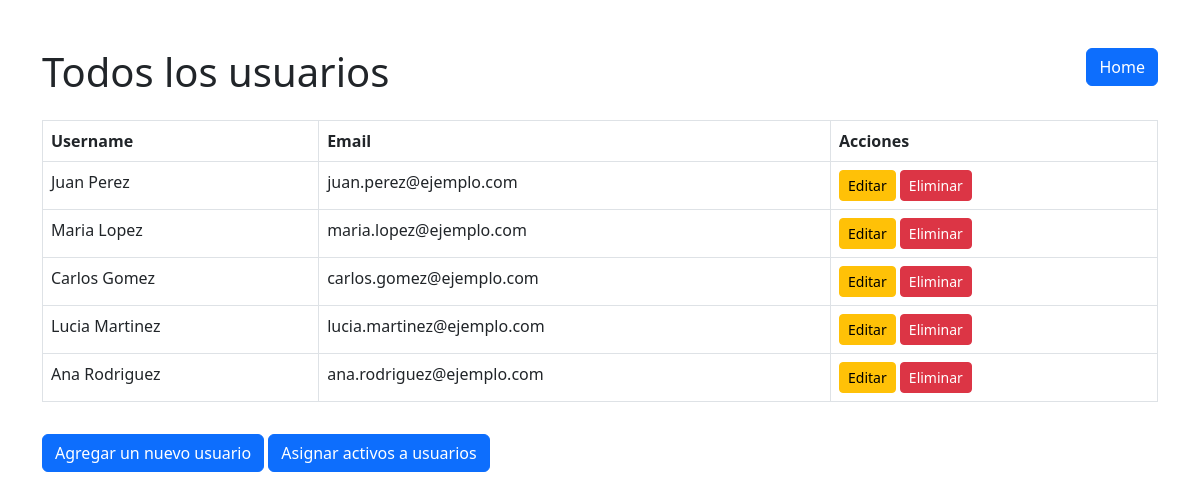
Screenshot of /view_users with the database file from the repository.
### tables this page shows
CREATE TABLE "users" (
	"id"	INTEGER,
	"username"	TEXT,
	"email"	TEXT,
	"taller"	TEXT,
	PRIMARY KEY("id" AUTOINCREMENT)
);

### app.py (the view)
@app.route('/view_users')
def view_users():
    conn = sqlite3.connect('assets.db')
    c = conn.cursor()
    c.execute('SELECT * FROM users')
    users = c.fetchall()
    conn.close()
    return render_template('view_users.html', users=users)

### templates/view_users.html (shortened to what this page needs)
<!DOCTYPE html>
<html lang="en">
<head>
    <link href="https://cdn.jsdelivr.net/npm/bootstrap@5.3.0-alpha1/dist/css/bootstrap.min.css" rel="stylesheet">
</head>
<body>
    <div class="container mt-5">
            <a href="{{ url_for('welcome') }}" class="btn btn-primary float-end">
                 Home
            </a>
        <h1>Todos los usuarios</h1>
        <table class="table table-bordered mt-4">
            <thead>
                <tr>
                    <th>Username</th>
                    <th>Email</th>
                    <th>Acciones</th>
                </tr>
            </thead>
            <tbody>
                {% for user in users %}
                <tr>
                    <td>{{ user[1] }}</td>
                    <td>{{ user[2] }}</td>
                    <td>
                        <a href="{{ url_for('edit_user', user_id=user[0]) }}" class="btn btn-warning btn-sm">Editar</a>
                        <form action="{{ url_for('delete_user', user_id=user[0]) }}" method="post" style="display: inline;">
                            <button type="submit" class="btn btn-danger btn-sm">Eliminar</button>
                        </form>
                    </td>
                </tr>
                {% endfor %}
            </tbody>
        </table>
        <a href="{{ url_for('add_users') }}" class="btn btn-primary mt-3">Agregar un nuevo usuario</a>
        <a href="{{ url_for('assign_assets') }}" class="btn btn-primary mt-3">Asignar activos a usuarios</a>
        </div>
</body>
</html>

### rows the page displays
users: username "Juan Perez", email "juan.perez@ejemplo.com"
users: username "Maria Lopez", email "maria.lopez@ejemplo.com"
users: username "Carlos Gomez", email "carlos.gomez@ejemplo.com"
users: username "Lucia Martinez", email "lucia.martinez@ejemplo.com"
users: username "Ana Rodriguez", email "ana.rodriguez@ejemplo.com"
